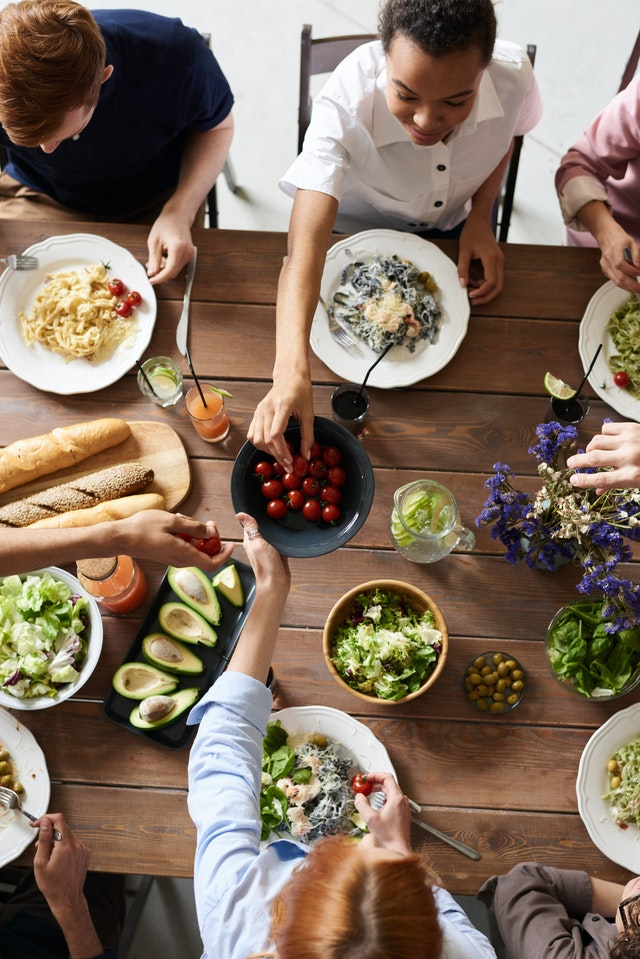
#> input picture OpenCV/workshop_1/resources/pexels_sharing.jpg, 640 x 959 px, found by its file name
$ python L08_erode_edges.py
#> lines starting #> are read from the running program, lines starting #| are printed output that depends on the picture; after the words box and inside, x2 and y2 are one past the last pixel; in counts of white or black regions, pixels touching at a corner belong together
### OpenCV/workshop_1/path_helps.py
"""
Author: Daniel Lopez
"""

import os


# [15 lines left out: function get_path, not called in this run]


def get_path(file_name, additional_dir):
    """
    Obtain all the path linked to the file, relative to workshop.
    This works when you are opening the file with VS Code from the path of
    the git clone, in this case, 'Python_TopicsAndExamples'.

    file_name --> Name of the file you want to access (read/write).
    additional_dir --> Includes the specific directory from the file.

    return file_path --> The complete path from 'Python_TopicsAndExamples'
    """
    file_path = os.getcwd()
    file_path = os.path.join(file_path, "OpenCV")
    file_path = os.path.join(file_path, "workshop_1")
    file_path = os.path.join(file_path, additional_dir)
    file_path = os.path.join(file_path, file_name)
    return file_path


# [17 lines left out: function get_path_dir, not called in this run]

### OpenCV/workshop_1/L08_erode_edges.py
"""
Author: Daniel Lopez
Info from: Murtaza's Work - Robotics and AI
--> https://youtu.be/WQeoO7MI0Bs?list=PLxYZ6JuFZuoZPUEUtcUL0YoAYRvnNLAG5
"""

import cv2
import numpy as np

from path_helps import get_path


def main():
    # Obtain path of the image
    my_img = "pexels_sharing.jpg"
    folder = "resources"
    file_path = get_path(my_img, folder)

    # Read image
    image = cv2.imread(file_path)
#> image is the input picture: shape (959, 640, 3); mean B, G, R 96.2, 112.4, 131

    # Identify and use edges
    imgEdge = cv2.Canny(image, 100, 200)
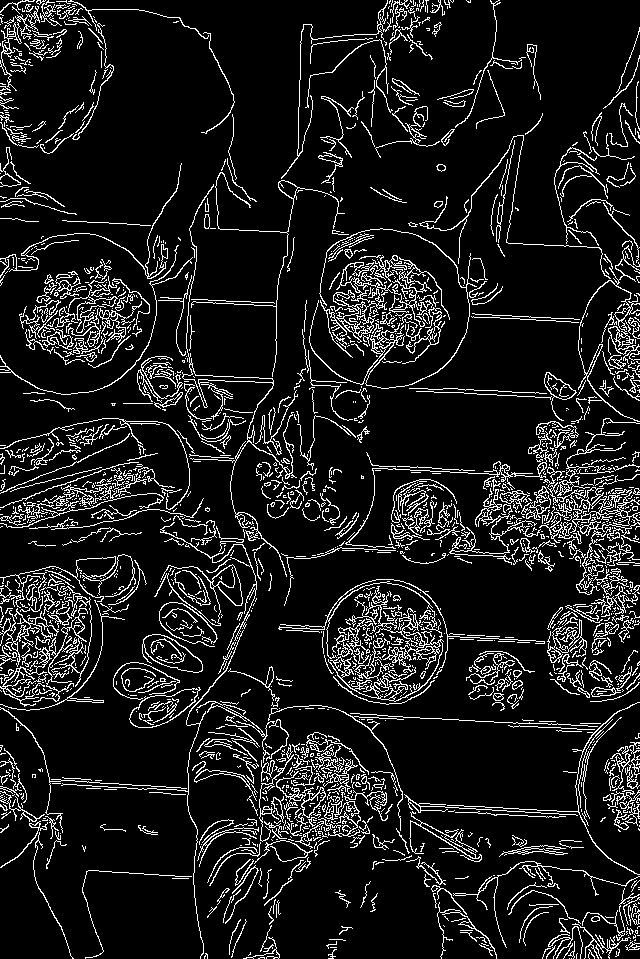
#> imgEdge: shape (959, 640); 10.9% white in thin lines or dots

    # Dilate edges
    kernel = np.ones((5, 5), np.uint8)
    imgDilatation = cv2.dilate(imgEdge, kernel, iterations=1)
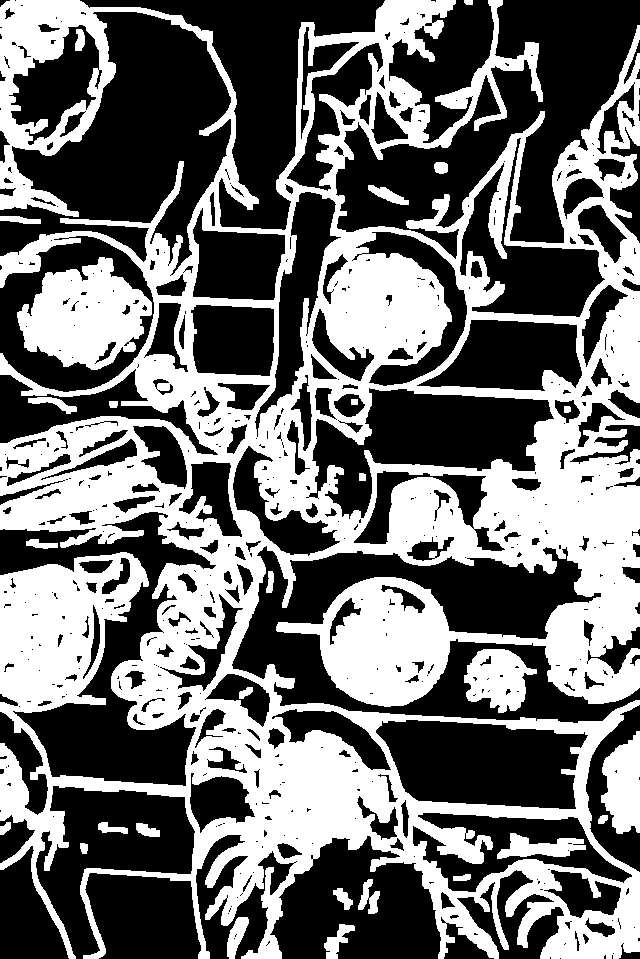
#> imgDilatation: shape (959, 640); 43.1% white; 28 white regions, largest, box (x1, y1, x2, y2) and area: (0, 0, 640, 959) 243381, (17, 257, 152, 370) 9568, (464, 649, 537, 713) 2988

    # Erode edges
    imgErode = cv2.erode(imgDilatation, kernel, iterations=1)
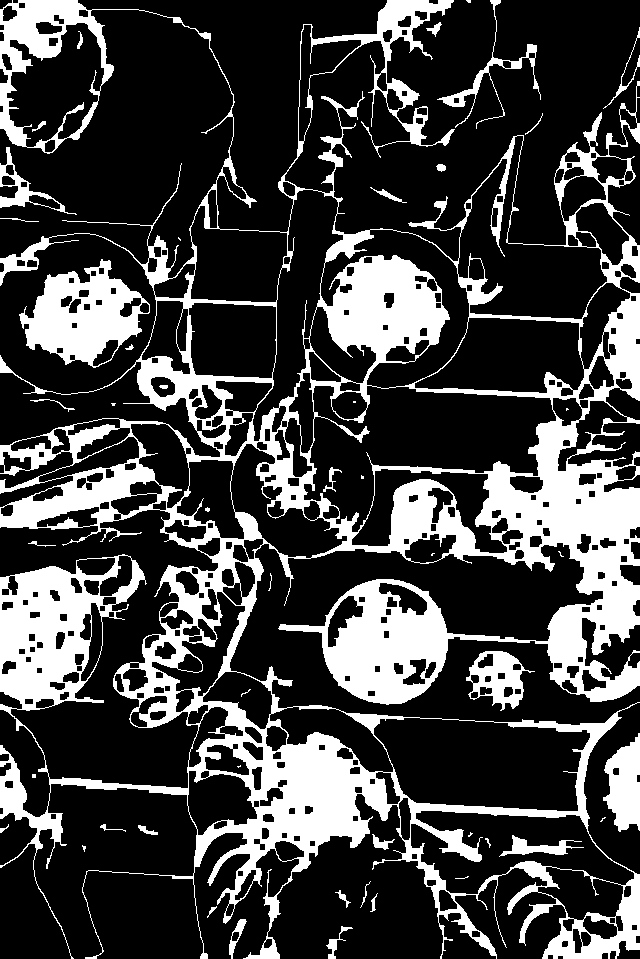
#> imgErode: shape (959, 640); 25.6% white; 48 white regions (16 under 20 px), largest, box (x1, y1, x2, y2) and area: (0, 0, 640, 959) 140914, (19, 259, 150, 368) 7369, (603, 733, 640, 832) 2425

    cv2.imshow("Erosion", imgErode)
    cv2.waitKey(0)


if __name__ == "__main__":
    main()

$ run again, with OpenCV/workshop_1/resources/pexels-sharing.jpg copied over OpenCV/workshop_1/resources/pexels_sharing.jpg
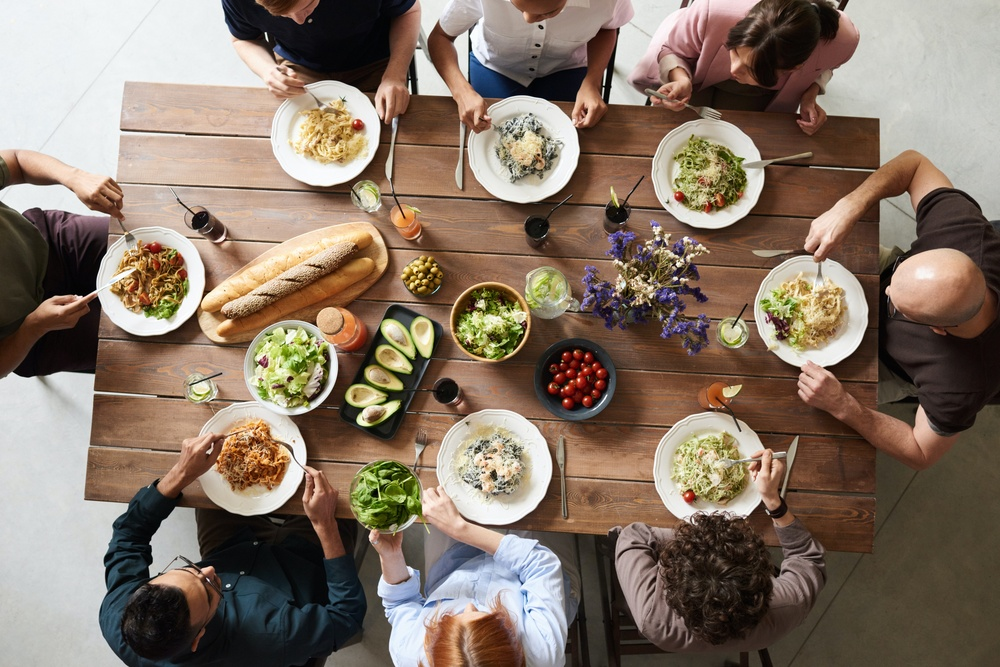
#> input picture OpenCV/workshop_1/resources/pexels-sharing.jpg, 1000 x 667 px, shrunk from 6000 x 4004 before the run, found by its file name
#> in main, image is the input picture: shape (667, 1000, 3); mean B, G, R 103.1, 117.6, 134
#> in main, `imgEdge = cv2.Canny(image, 100, 200)`:
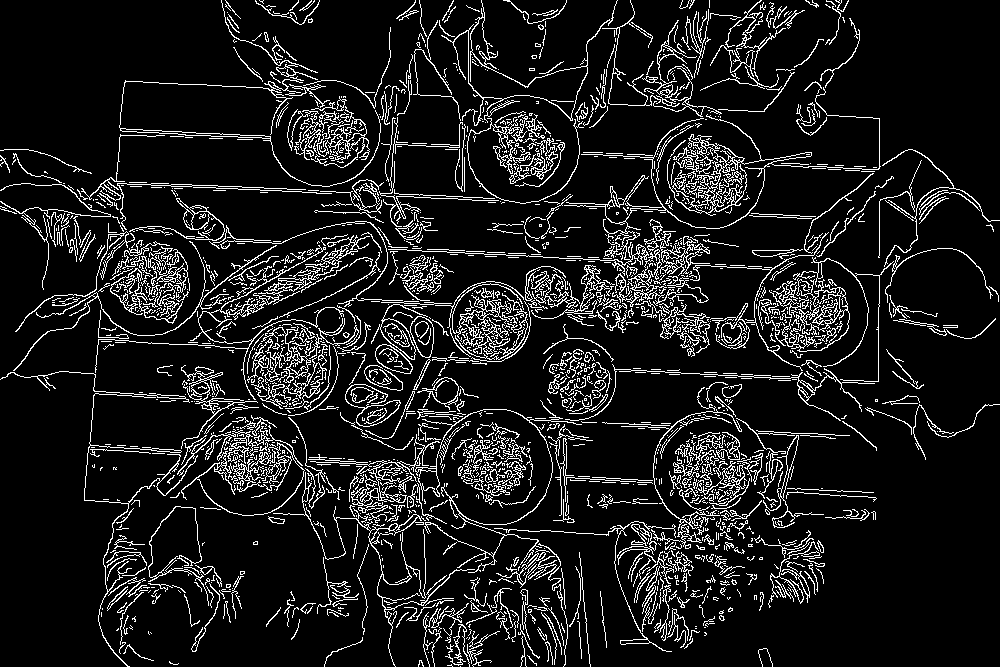
#> imgEdge: shape (667, 1000); 10.7% white in thin lines or dots
#> imgDilatation: shape (667, 1000); 41.7% white; 16 white regions, largest, box (x1, y1, x2, y2) and area: (0, 0, 1000, 667) 273508, (501, 0, 569, 61) 1115, (253, 0, 322, 27) 1012
#> in main, `imgErode = cv2.erode(imgDilatation, kernel, iterations=1)`:
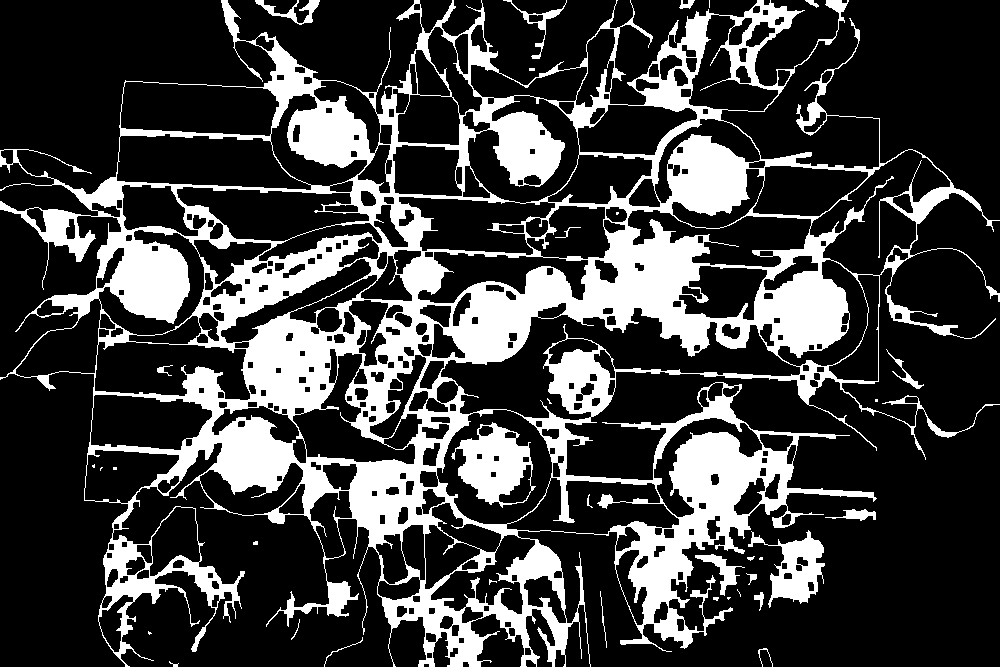
#> imgErode: shape (667, 1000); 24.9% white; 36 white regions (15 under 20 px), largest, box (x1, y1, x2, y2) and area: (0, 0, 1000, 667) 157190, (451, 422, 536, 508) 3739, (748, 530, 825, 608) 2436

$ run again, with OpenCV/workshop_1/resources/pexels_man.jpg copied over OpenCV/workshop_1/resources/pexels_sharing.jpg
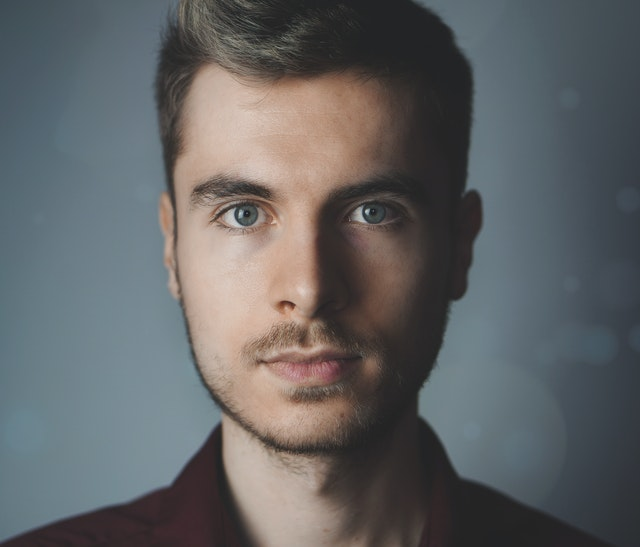
#> input picture OpenCV/workshop_1/resources/pexels_man.jpg, 640 x 547 px, found by its file name
#> in main, image is the input picture: shape (547, 640, 3); mean B, G, R 100.3, 99.1, 97.7
#> in main, `imgEdge = cv2.Canny(image, 100, 200)`:
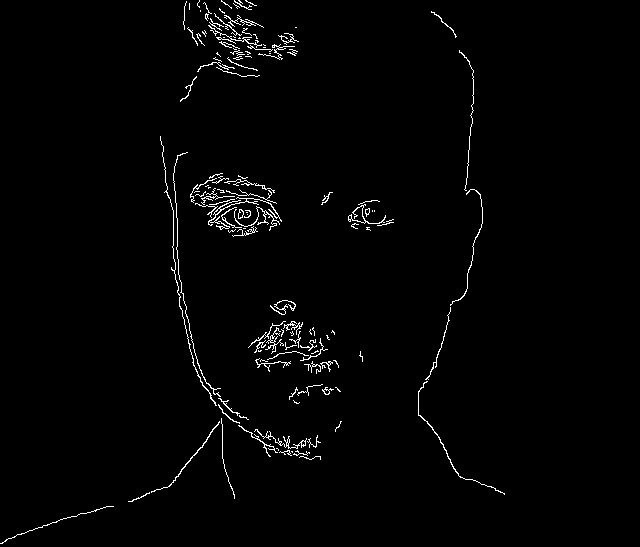
#> imgEdge: shape (547, 640); 1.6% white in thin lines or dots, all inside (x1, y1, x2, y2) = (0, 0, 505, 544)
#> imgDilatation: shape (547, 640); 7.3% white; 15 white regions, largest, box (x1, y1, x2, y2) and area: (126, 134, 323, 504) 6339, (178, 0, 301, 104) 5083, (188, 171, 284, 239) 4167
#> in main, `imgErode = cv2.erode(imgDilatation, kernel, iterations=1)`:
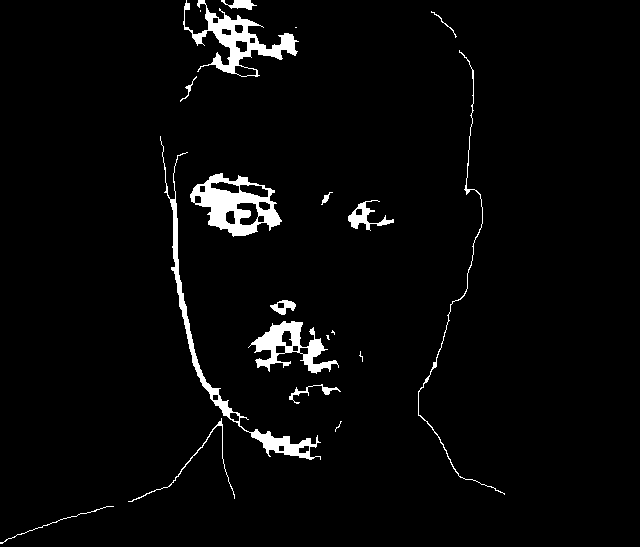
#> imgErode: shape (547, 640); 3.3% white; 20 white regions (6 under 20 px), largest, box (x1, y1, x2, y2) and area: (190, 173, 282, 237) 2687, (183, 0, 299, 77) 2429, (160, 136, 321, 460) 2366
